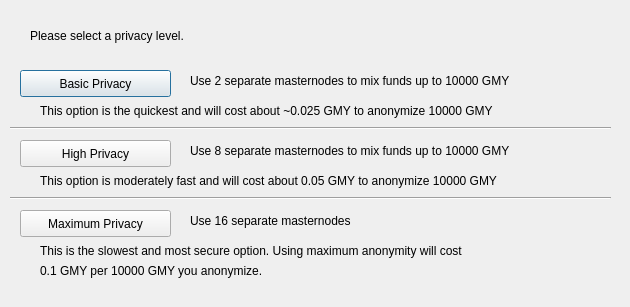
<?xml version="1.0" encoding="UTF-8"?>
<ui version="4.0">
 <class>ObfuscationConfig</class>
 <widget class="QDialog" name="ObfuscationConfig">
  <property name="geometry">
   <rect>
    <x>0</x>
    <y>0</y>
    <width>630</width>
    <height>307</height>
   </rect>
  </property>
  <property name="windowTitle">
   <string>Configure Obfuscation</string>
  </property>
  <widget class="QPushButton" name="buttonBasic">
   <property name="geometry">
    <rect>
     <x>20</x>
     <y>70</y>
     <width>151</width>
     <height>27</height>
    </rect>
   </property>
   <property name="text">
    <string>Basic Privacy</string>
   </property>
  </widget>
  <widget class="QPushButton" name="buttonHigh">
   <property name="geometry">
    <rect>
     <x>20</x>
     <y>140</y>
     <width>151</width>
     <height>27</height>
    </rect>
   </property>
   <property name="text">
    <string>High Privacy</string>
   </property>
  </widget>
  <widget class="QPushButton" name="buttonMax">
   <property name="geometry">
    <rect>
     <x>20</x>
     <y>210</y>
     <width>151</width>
     <height>27</height>
    </rect>
   </property>
   <property name="text">
    <string>Maximum Privacy</string>
   </property>
  </widget>
  <widget class="QLabel" name="label">
   <property name="geometry">
    <rect>
     <x>30</x>
     <y>20</y>
     <width>571</width>
     <height>31</height>
    </rect>
   </property>
   <property name="text">
    <string>Please select a privacy level.</string>
   </property>
  </widget>
  <widget class="QLabel" name="label_2">
   <property name="geometry">
    <rect>
     <x>190</x>
     <y>70</y>
     <width>421</width>
     <height>21</height>
    </rect>
   </property>
   <property name="text">
    <string>Use 2 separate masternodes to mix funds up to 10000 GMY</string>
   </property>
  </widget>
  <widget class="QLabel" name="label_3">
   <property name="geometry">
    <rect>
     <x>190</x>
     <y>140</y>
     <width>411</width>
     <height>21</height>
    </rect>
   </property>
   <property name="text">
    <string>Use 8 separate masternodes to mix funds up to 10000 GMY</string>
   </property>
  </widget>
  <widget class="QLabel" name="label_4">
   <property name="geometry">
    <rect>
     <x>190</x>
     <y>210</y>
     <width>421</width>
     <height>21</height>
    </rect>
   </property>
   <property name="text">
    <string>Use 16 separate masternodes</string>
   </property>
  </widget>
  <widget class="QLabel" name="label_6">
   <property name="geometry">
    <rect>
     <x>40</x>
     <y>100</y>
     <width>561</width>
     <height>21</height>
    </rect>
   </property>
   <property name="text">
    <string>This option is the quickest and will cost about ~0.025 GMY to anonymize 10000 GMY</string>
   </property>
  </widget>
  <widget class="QLabel" name="label_7">
   <property name="geometry">
    <rect>
     <x>40</x>
     <y>170</y>
     <width>561</width>
     <height>21</height>
    </rect>
   </property>
   <property name="text">
    <string>This option is moderately fast and will cost about 0.05 GMY to anonymize 10000 GMY</string>
   </property>
  </widget>
  <widget class="QLabel" name="label_8">
   <property name="geometry">
    <rect>
     <x>40</x>
     <y>240</y>
     <width>561</width>
     <height>21</height>
    </rect>
   </property>
   <property name="text">
    <string>This is the slowest and most secure option. Using maximum anonymity will cost</string>
   </property>
  </widget>
  <widget class="QLabel" name="label_9">
   <property name="geometry">
    <rect>
     <x>40</x>
     <y>260</y>
     <width>561</width>
     <height>21</height>
    </rect>
   </property>
   <property name="text">
    <string>0.1 GMY per 10000 GMY you anonymize.</string>
   </property>
  </widget>
  <widget class="Line" name="line">
   <property name="geometry">
    <rect>
     <x>10</x>
     <y>120</y>
     <width>601</width>
     <height>16</height>
    </rect>
   </property>
   <property name="orientation">
    <enum>Qt::Horizontal</enum>
   </property>
  </widget>
  <widget class="Line" name="line_2">
   <property name="geometry">
    <rect>
     <x>10</x>
     <y>190</y>
     <width>601</width>
     <height>16</height>
    </rect>
   </property>
   <property name="orientation">
    <enum>Qt::Horizontal</enum>
   </property>
  </widget>
 </widget>
 <resources/>
 <connections/>
</ui>
